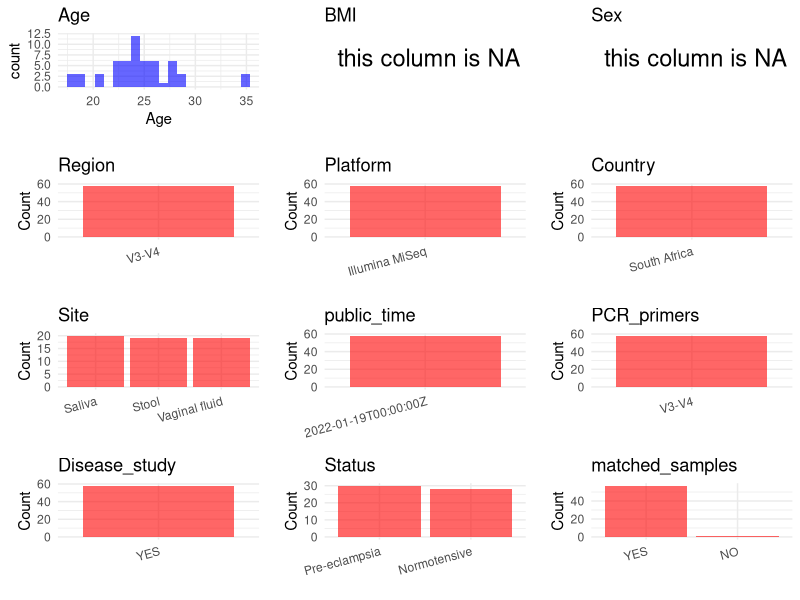

R code for this plot: (Note: this script raises an error after producing the figure.)
## ---- chunk 1
# Load necessary libraries
library(dplyr)
library(ggplot2)
library(cowplot)

# Set working directory (update this path to your local directory)
setwd("D:/oral_project/PRJNA798597")

# Read the initial metadata files
initial_meta<-read.csv("SraRunTable.csv",header = T)

# Combine the two metadata files
#meta <- rbind(initial_meta, initial_meta1)

#Remove entries where Organism is "gut metagenome" (non-oral samples)
#initial_meta <- subset(initial_meta,env_broad_scale!= "Oral microbiome")

# Check the number of samples containing "HT" in Sample.Name (e.g., healthy controls)
#nrow(subset(meta, grepl("HT", Sample.Name)))

# Display the first few rows of the metadata
head(initial_meta)
## ---- chunk 2
# Create a uniform metadata dataframe
metadata <- data.frame(
  BioProject = initial_meta$BioProject,
  Run = initial_meta$Run,
  sample_name = initial_meta$Sample.Name,
  Age = initial_meta$AGE,
  BMI = NA,
  Sex=NA,
  Region = "V3-V4",
  Platform = initial_meta$Instrument,
  Country = initial_meta$geo_loc_name_country,
  #Site = initial_meta$env_medium,
  public_time = initial_meta$ReleaseDate,
  stringsAsFactors = FALSE
)
## ---- chunk 3
# Add information obtained from the publication
metadata$PCR_primers <- "V3-V4"
metadata$title <- "Diversity of the gut, vaginal and oral microbiome among pregnant women in South Africa with and without pre-eclampsia"
metadata$Disease_study <- "YES"
# Assign disease status based on sample_name patterns
metadata$Status <-initial_meta$env_local_scale
#The sample labeling used in this study refers to the site of collection, i.e., R = rectal/gut, V =vaginal, O = oral sample in both cohorts.
metadata<-metadata%>%
  mutate(Site=case_when(grepl("R",sample_name)~"Stool",
                        grepl("V",sample_name)~"Vaginal fluid",
                        grepl("O",sample_name)~"Saliva"))

#get subjects id according to sample id
metadata$sample_name<-gsub("R|V|O|\\.fastq","",metadata$sample_name)
#get subjects id with Saliva available
keep_subjects<-subset(metadata,Site %in% "Saliva")
#remove subjects without Saliva samples
metadata<-subset(metadata,sample_name %in% keep_subjects$sample_name)
#get subjects sampling counts
sample_counts <- table(metadata$sample_name)
# Create matched_samples column, any subjects have >=2 samples will be label "YES", otherwise "NO"
metadata$matched_samples <- ifelse(metadata$sample_name %in% names(sample_counts[sample_counts >= 2]), "YES", "NO")
## ---- chunk 4
# Check the number of unique runs and sample names
print(paste("Number of unique runs:", length(unique(metadata$Run))))
print(paste("Number of unique sample names:", length(unique(metadata$sample_name))))
## ---- chunk 5
# Select columns for visualization
plot_data <- metadata %>%
  select(-BioProject, -Run, -sample_name, -title)

# Function to create simple plots for each column
create_simple_plots <- function(data) {
  plots <- list()
  
  for (col in colnames(data)) {
    # Check if the column is all NA
    if (all(is.na(data[[col]]))) {
      # Create an empty plot with text indicating all NA
      p <- ggplot() +
        annotate("text", x = 0.5, y = 0.5, label = "this column is NA", size = 6) +
        labs(title = col) +
        theme_void()
    } else if (is.numeric(data[[col]])) {
      # Numeric variable: histogram
      p <- ggplot(data, aes(x = .data[[col]])) +
        geom_histogram(fill = "blue", alpha = 0.6, bins = 20, na.rm = TRUE) +
        labs(title = col) +
        theme_minimal()
    } else {
      # Categorical variable: bar plot (remove NA values)
      count_data <- as.data.frame(table(data[[col]], useNA = "ifany"))
      p <- ggplot(count_data, aes(x = reorder(Var1, -Freq), y = Freq)) +
        geom_col(fill = "red", alpha = 0.6) +
        labs(title = col, x = NULL, y = "Count") +
        theme_minimal() +
        theme(axis.text.x = element_text(angle = 15, hjust = 1))
    }
    plots[[col]] <- p
  }
  
  return(plots)
}

# Generate and arrange plots
plots <- create_simple_plots(plot_data)
p<-plot_grid(plots$Age, 
          plots$BMI, 
          plots$Sex, 
          plots$Region, 
          plots$Platform, 
          plots$Country, 
          plots$Site,
          plots$public_time, 
          plots$PCR_primers,
          plots$Disease_study,
          plots$Status,
          plots$matched_samples,# add 
          ncol = 3, align = "hv", axis = "lb")
ggsave("Metadata_Summary.png", plot = p, width = 8, height = 6, dpi = 150)
## ---- chunk 6
knitr::include_graphics("Metadata_Summary.png")
## ---- chunk 7
# Reorder columns to match the desired format
metadata <- metadata[, c(
  "BioProject", "Run", "sample_name", "Age", "BMI", "Sex", 
  "Region", "Platform", "Country", "Site", "public_time", 
  "PCR_primers", "title", "Disease_study", "Status","matched_samples"
)]

# Export the uniform metadata to a CSV file
write.csv(metadata, file = "metadata.csv", quote = FALSE)
head(metadata)
